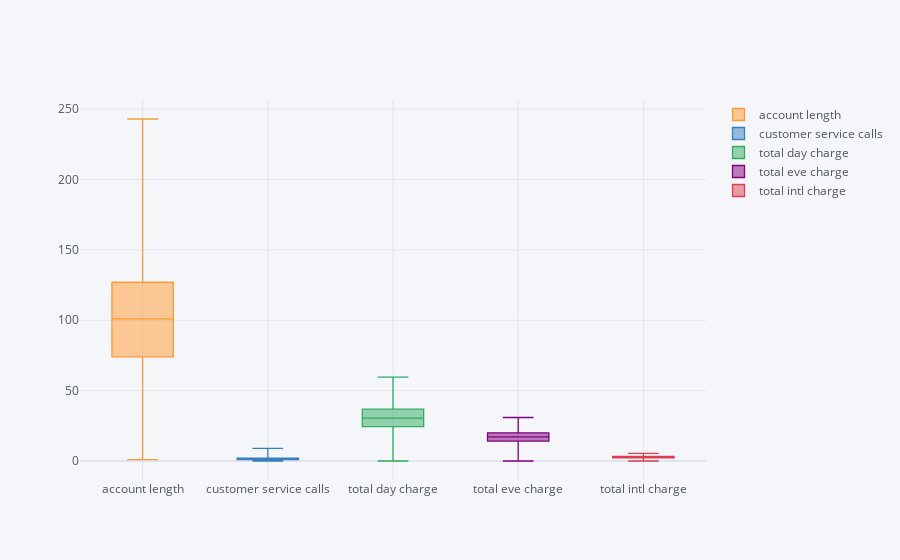

The notebook cell saved with this chart:
### Code cell
df3.iplot(kind='box')

### Figure 1 — Plotly figure (JSON) as saved in the notebook; plotly's stock layout.template omitted (floating-point values rounded to 4 significant figures; data arrays with more than 128 entries replaced by an {"elided": "..."} marker saying what was removed)
{"data": [{"boxpoints": false, "line": {"width": 1.3}, "marker": {"color": "rgba(255, 153, 51, 1.0)"}, "name": "account length", "orientation": "v", "type": "box", "y": {"elided": "3333 int values"}}, {"boxpoints": false, "line": {"width": 1.3}, "marker": {"color": "rgba(55, 128, 191, 1.0)"}, "name": "customer service calls", "orientation": "v", "type": "box", "y": {"elided": "3333 int values"}}, {"boxpoints": false, "line": {"width": 1.3}, "marker": {"color": "rgba(50, 171, 96, 1.0)"}, "name": "total day charge", "orientation": "v", "type": "box", "y": {"elided": "3333 float values"}}, {"boxpoints": false, "line": {"width": 1.3}, "marker": {"color": "rgba(128, 0, 128, 1.0)"}, "name": "total eve charge", "orientation": "v", "type": "box", "y": {"elided": "3333 float values"}}, {"boxpoints": false, "line": {"width": 1.3}, "marker": {"color": "rgba(219, 64, 82, 1.0)"}, "name": "total intl charge", "orientation": "v", "type": "box", "y": {"elided": "3333 float values"}}], "layout": {"autosize": true, "legend": {"bgcolor": "#F5F6F9", "font": {"color": "#4D5663"}}, "paper_bgcolor": "#F5F6F9", "plot_bgcolor": "#F5F6F9", "title": {"font": {"color": "#4D5663"}}, "xaxis": {"autorange": true, "gridcolor": "#E1E5ED", "range": [-0.5, 4.5], "showgrid": true, "tickfont": {"color": "#4D5663"}, "title": {"font": {"color": "#4D5663"}, "text": ""}, "type": "category", "zerolinecolor": "#E1E5ED"}, "yaxis": {"autorange": true, "gridcolor": "#E1E5ED", "range": [-13.5, 256.5], "showgrid": true, "tickfont": {"color": "#4D5663"}, "title": {"font": {"color": "#4D5663"}, "text": ""}, "type": "linear", "zerolinecolor": "#E1E5ED"}}}
